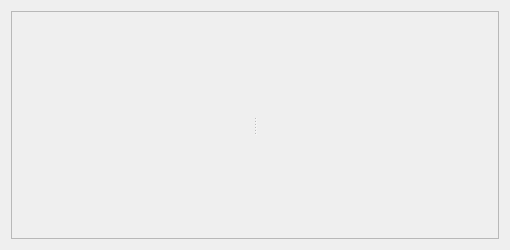
<?xml version="1.0" encoding="UTF-8"?>
<ui version="4.0">
 <class>AttrAutostopper</class>
 <widget class="TaurusWidget" name="AttrAutostopper">
  <property name="geometry">
   <rect>
    <x>0</x>
    <y>0</y>
    <width>510</width>
    <height>250</height>
   </rect>
  </property>
  <property name="windowTitle">
   <string>Configure ramps</string>
  </property>
  <layout class="QGridLayout" name="gridLayout_2">
   <item row="0" column="0">
    <widget class="QScrollArea" name="scrollArea">
     <property name="widgetResizable">
      <bool>true</bool>
     </property>
     <widget class="QWidget" name="scrollAreaWidgetContents">
      <property name="geometry">
       <rect>
        <x>0</x>
        <y>0</y>
        <width>496</width>
        <height>236</height>
       </rect>
      </property>
      <layout class="QGridLayout" name="gridLayout">
       <item row="0" column="0">
        <widget class="QSplitter" name="splitter">
         <property name="orientation">
          <enum>Qt::Horizontal</enum>
         </property>
         <widget class="TaurusForm" name="AttributesForm"/>
         <widget class="TaurusPlot" name="AttributesPlot"/>
        </widget>
       </item>
      </layout>
     </widget>
    </widget>
   </item>
  </layout>
 </widget>
 <customwidgets>
  <customwidget>
   <class>TaurusPlot</class>
   <extends>QwtPlot</extends>
   <header>taurus.qt.qtgui.plot</header>
  </customwidget>
  <customwidget>
   <class>TaurusWidget</class>
   <extends>QWidget</extends>
   <header>taurus.qt.qtgui.container</header>
   <container>1</container>
  </customwidget>
  <customwidget>
   <class>TaurusForm</class>
   <extends>TaurusWidget</extends>
   <header>taurus.qt.qtgui.panel</header>
  </customwidget>
  <customwidget>
   <class>QwtPlot</class>
   <extends>QFrame</extends>
   <header>qwt_plot.h</header>
  </customwidget>
 </customwidgets>
 <resources/>
 <connections/>
</ui>
